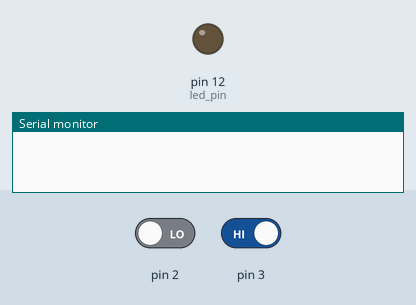
This sketch was run on a simulated Arduino Uno, built with avr-gcc and run on an emulated ATmega328P. On the bench: output pins drawn as LEDs (lit = HIGH), the last lines printed to the serial monitor. Inputs (shaded band) come from the test bench; at power-on: pin 2 LOW, pin 3 HIGH.

Above: at 1.2 s.
1.3 s: pin 2 driven HIGH
At 2.3 s:
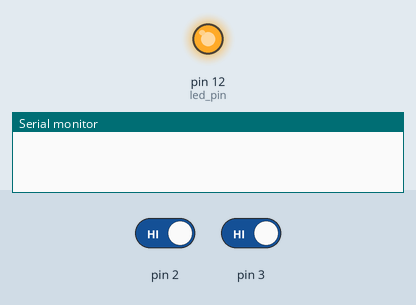
2.8 s: pin 3 driven LOW
At 3.4 s:
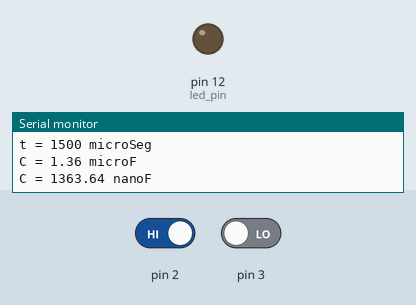
Timing chart, 0 to 5.8 s (numbered marks = the images above; inputs shaded):
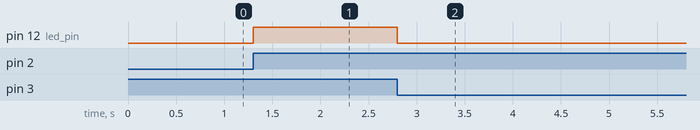

The sketch:

Arduino_Capacitance_Meter_With_555_Timer.ino
```cpp
float R1 = 1e6;                     //Este resistor es el que junto con C1 determina la constante de tiempo
float C1 = 0;                       //Aquí guardaremos la capacidad medida.
volatile int led_pin = 12;         //terminal al que conectamos un led que encenderemos lo que dure el pulso de entrada.
volatile long t_inicio = 0;        //Guardamos el instante de inicio.
volatile long t_final = 0;         //Guardamos el instante del final del pulso.
long T = 0;                         //Duración del pulso

void setup()
{
    Serial.begin(9600);                 //Habilitamos el puerto serie
    attachInterrupt(0, start, RISING);  //El interrupt 0 está asociado al pin 2. RISING indica que la interrupcion
                                        //se dispara con el flanco ascendente del pulso.
    attachInterrupt(1, stop, FALLING);  //El interrupt 1 está asociado al pin 3. FALLING indica que la interrupcion
                                        //se dispara con el flanco descendiente del pulso.
    pinMode(led_pin, OUTPUT);           //Habilitamos el pin del led como salida.
}

void loop()
{
    //El loop se ejecutara indefinidamente hasta que la variable t_final
    //ya no sea 0, lo que ocurrira luego de la interrupcion de final de pulso.
    if (t_final > 0)
    {
        T = t_final - t_inicio;         //Determinamos el tiempo de duracion del pulso.
        C1 = T * 1000 / (1.1 * R1);     //Calculamos la capacidad desconocida (en microFaradios)
        //A traves del puerto serie enviamos la información con los resultados.
        Serial.print("t = ");
        Serial.print(T);
        Serial.println(" microSeg");
        Serial.print("C = ");
        Serial.print(C1 );
        Serial.println(" microF");
        Serial.print("C = ");
        Serial.print(C1 * 1000);        //Convertimos a nanoFaradios
        Serial.println(" nanoF");
        Serial.println();
        t_inicio = 0;                   //Reasignamos cero a las variables que guardan los
        t_final = 0;                    //tiempos inicial y final y asi habilitar una nueva medicion.
    }
}

// Funcion asociada al interrupt 0. Se ejecuta al iniciar el pulso.
void start()
{
    t_inicio = millis();                //millis me da el tiempo transcurrido desde que el programa inicio su ejecucion.
    digitalWrite(led_pin, HIGH);        //Encendemos el led como indicador de que la interrupcion fue activada.
}

// Funcion asociada al interrupt 1. Se ejecuta al finalizar el pulso.
void stop()
{
    t_final = millis();                 //Guardamos el tiempo retornado por millis().
    digitalWrite(led_pin, LOW);         //Apagamos el led indicando el final del pulso
}
```

Measured:
- after the input at 1.3 s, pin 12 (led_pin): LOW → HIGH at once
- after the input at 2.8 s, pin 12 (led_pin): HIGH → LOW at once
